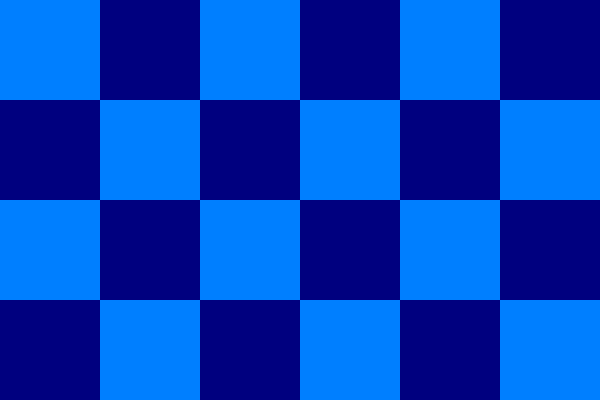
Frame 1 (no input)
Frame 60 (the mouse pressed at the canvas centre just before this capture): identical to frame 1, image omitted
Frame 120 (the mouse held since frame 60 and released just before this capture): identical to frame 1, image omitted

The Processing sketch that drew this single still picture (run headless with seeded random() and noise(); from frame 60 on, the mouse is pressed at the canvas centre):

// Processing sketch: checker
// ── checker.pde
void setup()
{
  //The best line of code you ever write is the line you didn't have to write
  background(255);
  size(600,400);
  fill(255);
  rectMode(CENTER);
}

void draw()
{
  /*Spaceship
  int topLineY = 50;
  int bottomLineY = 80;
  int middleX = 35;
  int middleY = 65;
  
  line(20,topLineY,50,topLineY); //top line 
  line(20,bottomLineY,50,bottomLineY); //bottom line
  line(middleX,middleY,70,50); //Diagonal going up to circle
  line(middleX,middleY,70,80); //Diagonal going down to circle
  line(middleX,50,45,60);
  line(middleX,80,45,70);
  rect(80,65,50,50);*/
  
  // Face
  float diameterMain = 100;
  int radius = 50;
  float halfRadius = 12.5;
  float diameterSmall = 5;
  boolean flag = true;
  
  
  
  
  for(int i=radius;i<=height;i+=diameterMain)
  {
    for(int j=radius;j<=width;j+=diameterMain)
    {
      
      if(flag)
      {
        //smile
        fill(0,127,255);
        stroke(0,127,255);
      }
      else
      {
        //frown
        fill(0,0,127);
        stroke(0,0,127);
      }
      flag = !flag;
      
      rect(j, i, diameterMain, diameterMain); //main circle
    }
    
    flag = !flag;

  }
  
}
  
